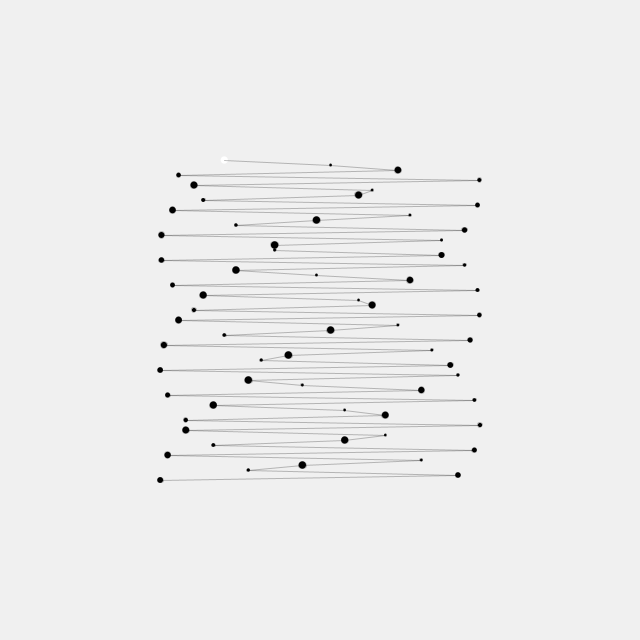
Frame 1 (no input)
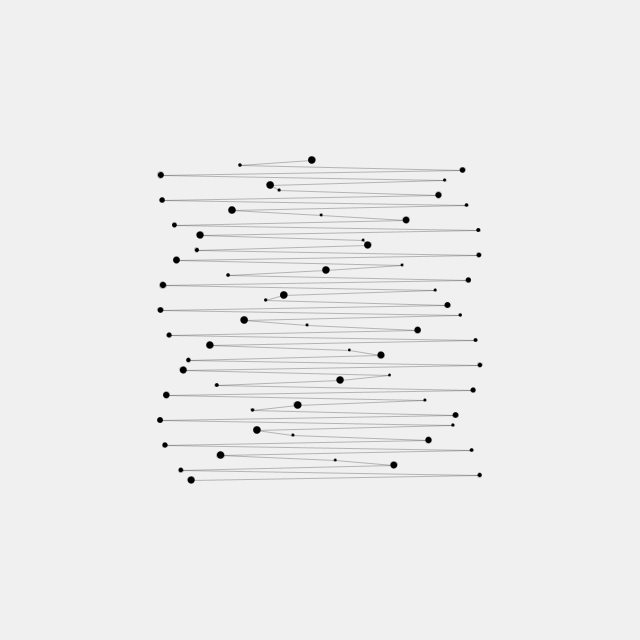
Frame 60 (the mouse pressed at the canvas centre just before this capture)
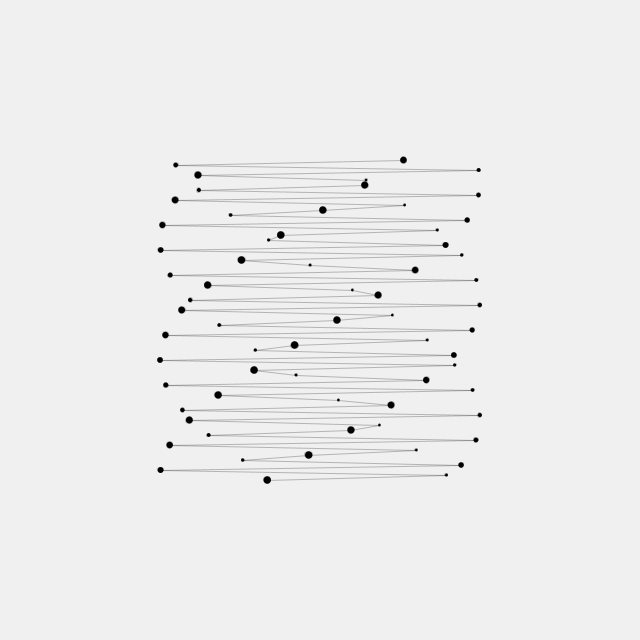
Frame 120 (the mouse held since frame 60 and released just before this capture)

The Processing sketch that drew these frames (run headless with seeded random() and noise(); from frame 60 on, the mouse is pressed at the canvas centre):

// Processing sketch: processing_173429
// ── processing_173429.pde

//Based on http://www.openprocessing.org/sketch/172431

float a = 90;
float lastx = 0;
float lasty = 0;
  
void setup() {
  size (640,640);
  background(240);
  noStroke();  
}

void draw() {
  background(240);
  smooth ();
  float offset =height/2;
  float scaleVal = height/4;
  float angleInc = 10;
  float angle = 90;  

  for (int y = height/4; y <= height-height/4; y += height/128) {
    float x = offset + (cos(angle+a) * scaleVal);
    float z = offset + (sin(angle+60+a) * scaleVal);
    //float z = offset + 1;
    //fill(180,53,250,60);
    //stroke(#C907E8);
    ellipse(x,y,z/64,z/64);
    fill(0);
    stroke(0,64);
    if (y!=height/4) {
      line(x,y,lastx,lasty);
    }
    
    lastx = x;
    lasty = y;    
    angle +=angleInc;
  }
  a+=0.01;
}
